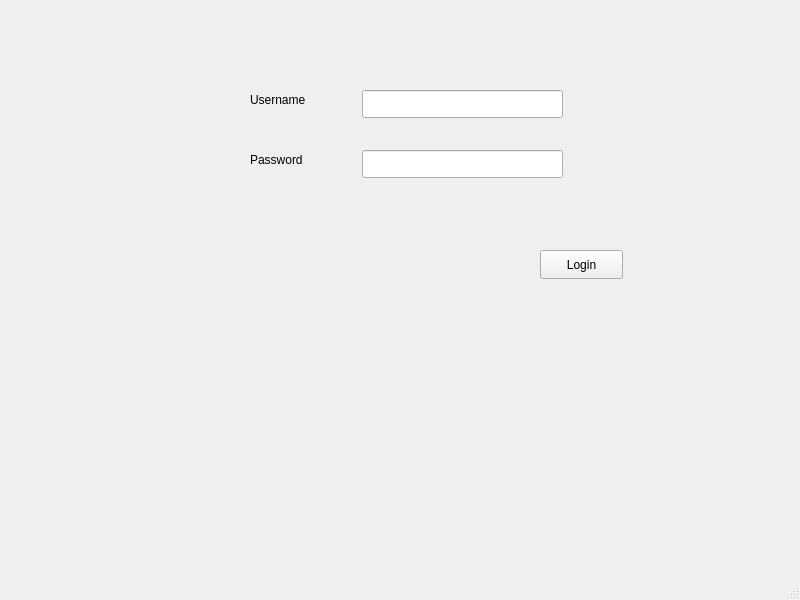
<?xml version="1.0" encoding="UTF-8"?>
<ui version="4.0">
 <class>MainWindow</class>
 <widget class="QMainWindow" name="MainWindow">
  <property name="geometry">
   <rect>
    <x>0</x>
    <y>0</y>
    <width>800</width>
    <height>600</height>
   </rect>
  </property>
  <property name="windowTitle">
   <string>MainWindow</string>
  </property>
  <widget class="QWidget" name="centralwidget">
   <widget class="QLineEdit" name="uername_textbox">
    <property name="geometry">
     <rect>
      <x>362</x>
      <y>90</y>
      <width>201</width>
      <height>28</height>
     </rect>
    </property>
   </widget>
   <widget class="QLineEdit" name="password_textbox">
    <property name="geometry">
     <rect>
      <x>362</x>
      <y>150</y>
      <width>201</width>
      <height>28</height>
     </rect>
    </property>
   </widget>
   <widget class="QLabel" name="username_label">
    <property name="geometry">
     <rect>
      <x>250</x>
      <y>90</y>
      <width>71</width>
      <height>20</height>
     </rect>
    </property>
    <property name="text">
     <string>Username</string>
    </property>
   </widget>
   <widget class="QLabel" name="pass_label">
    <property name="geometry">
     <rect>
      <x>250</x>
      <y>150</y>
      <width>71</width>
      <height>20</height>
     </rect>
    </property>
    <property name="text">
     <string>Password</string>
    </property>
   </widget>
   <widget class="QPushButton" name="login_button">
    <property name="geometry">
     <rect>
      <x>540</x>
      <y>250</y>
      <width>83</width>
      <height>29</height>
     </rect>
    </property>
    <property name="text">
     <string>Login</string>
    </property>
   </widget>
  </widget>
  <widget class="QMenuBar" name="menubar">
   <property name="geometry">
    <rect>
     <x>0</x>
     <y>0</y>
     <width>800</width>
     <height>25</height>
    </rect>
   </property>
  </widget>
  <widget class="QStatusBar" name="statusbar"/>
 </widget>
 <resources/>
 <connections/>
</ui>
